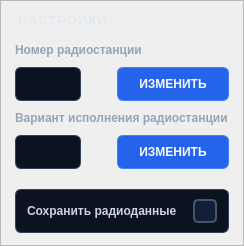
         <widget class="QFrame" name="frameSettings">
          <property name="sizePolicy">
           <sizepolicy hsizetype="Preferred" vsizetype="Expanding">
            <horstretch>0</horstretch>
            <verstretch>1</verstretch>
           </sizepolicy>
          </property>
          <property name="minimumSize">
           <size>
            <width>240</width>
            <height>200</height>
           </size>
          </property>
          <property name="maximumSize">
           <size>
            <width>280</width>
            <height>16777215</height>
           </size>
          </property>
          <property name="styleSheet">
           <string notr="true">#frameSettings {
   border-radius: 10px;
   border: 1px solid #1f2a44;
   border-left: 4px solid #3b82f6;
   background-color: #131f3a;
}</string>
          </property>
          <property name="frameShape">
           <enum>QFrame::StyledPanel</enum>
          </property>
          <layout class="QVBoxLayout" name="verticalLayout_settings">
           <property name="spacing">
            <number>10</number>
           </property>
           <property name="leftMargin">
            <number>14</number>
           </property>
           <property name="topMargin">
            <number>12</number>
           </property>
           <property name="rightMargin">
            <number>14</number>
           </property>
           <property name="bottomMargin">
            <number>12</number>
           </property>
           <item>
            <widget class="QLabel" name="labelSettingsTitle">
             <property name="font">
              <font>
               <pointsize>10</pointsize>
               <bold>true</bold>
              </font>
             </property>
             <property name="styleSheet">
              <string notr="true">color: #e2e8f0;
letter-spacing: 1px;
padding-bottom: 4px;
border-bottom: 1px solid #334155;</string>
             </property>
             <property name="text">
              <string>НАСТРОЙКИ</string>
             </property>
            </widget>
           </item>
           <item>
            <widget class="QLabel" name="labelNumCaption">
             <property name="styleSheet">
              <string notr="true">color: #94a3b8;
font-size: 9pt;
font-weight: bold;</string>
             </property>
             <property name="text">
              <string>Номер радиостанции</string>
             </property>
            </widget>
           </item>
           <item>
            <layout class="QHBoxLayout" name="horizontalLayout_editNum">
             <property name="spacing">
              <number>8</number>
             </property>
             <item>
              <widget class="QLineEdit" name="editNum">
               <property name="sizePolicy">
                <sizepolicy hsizetype="Fixed" vsizetype="Fixed">
                 <horstretch>0</horstretch>
                 <verstretch>0</verstretch>
                </sizepolicy>
               </property>
               <property name="minimumSize">
                <size>
                 <width>66</width>
                 <height>34</height>
                </size>
               </property>
               <property name="maximumSize">
                <size>
                 <width>66</width>
                 <height>34</height>
                </size>
               </property>
               <property name="font">
                <font>
                 <family>Consolas</family>
                 <pointsize>10</pointsize>
                 <bold>true</bold>
                </font>
               </property>
               <property name="styleSheet">
                <string notr="true">#editNum {
    background-color: #0b1220;
    color: #4ade80;
    border: 1px solid #334155;
    border-radius: 6px;
    padding: 3px 6px;
}
#editNum:hover { border-color: #475569; }
#editNum:focus { border-color: #3b82f6; }</string>
               </property>
               <property name="maxLength">
                <number>3</number>
               </property>
               <property name="alignment">
                <set>Qt::AlignCenter</set>
               </property>
              </widget>
             </item>
             <item>
              <spacer name="horizontalSpacer_editNum">
               <property name="orientation">
                <enum>Qt::Horizontal</enum>
               </property>
               <property name="sizeHint" stdset="0">
                <size>
                 <width>12</width>
                 <height>20</height>
                </size>
               </property>
              </spacer>
             </item>
             <item>
              <widget class="QPushButton" name="pushButtonEditNum">
               <property name="minimumSize">
                <size>
                 <width>112</width>
                 <height>34</height>
                </size>
               </property>
               <property name="maximumSize">
                <size>
                 <width>112</width>
                 <height>34</height>
                </size>
               </property>
               <property name="font">
                <font>
                 <pointsize>9</pointsize>
                 <bold>true</bold>
                </font>
               </property>
               <property name="toolTip">
                <string>Изменить номер радиостанции</string>
               </property>
               <property name="styleSheet">
                <string notr="true">QPushButton {
    background-color: #2563eb;
    color: #f8fafc;
    border: 1px solid #3b82f6;
    border-radius: 6px;
    padding: 5px 10px;
    font-weight: bold;
}
QPushButton:hover {
    background-color: #3b82f6;
    border-color: #60a5fa;
}
QPushButton:pressed { background-color: #1d4ed8; }</string>
               </property>
               <property name="text">
                <string>ИЗМЕНИТЬ</string>
               </property>
               <property name="icon">
                <iconset resource="res.qrc">
                 <normaloff>:/edit.png</normaloff>:/edit.png</iconset>
               </property>
               <property name="iconSize">
                <size>
                 <width>14</width>
                 <height>14</height>
                </size>
               </property>
               <property name="flat">
                <bool>false</bool>
               </property>
              </widget>
             </item>
            </layout>
           </item>
           <item>
            <widget class="QLabel" name="labelVarCaption">
             <property name="styleSheet">
              <string notr="true">color: #94a3b8;
font-size: 9pt;
font-weight: bold;</string>
             </property>
             <property name="text">
              <string>Вариант исполнения радиостанции</string>
             </property>
            </widget>
           </item>
           <item>
            <layout class="QHBoxLayout" name="horizontalLayout_editVar">
             <property name="spacing">
              <number>8</number>
             </property>
             <item>
              <widget class="QLineEdit" name="editVar">
               <property name="sizePolicy">
                <sizepolicy hsizetype="Fixed" vsizetype="Fixed">
                 <horstretch>0</horstretch>
                 <verstretch>0</verstretch>
                </sizepolicy>
               </property>
               <property name="minimumSize">
                <size>
                 <width>66</width>
                 <height>34</height>
                </size>
               </property>
               <property name="maximumSize">
                <size>
                 <width>66</width>
                 <height>34</height>
                </size>
               </property>
               <property name="font">
                <font>
                 <family>Consolas</family>
                 <pointsize>10</pointsize>
                 <bold>true</bold>
                </font>
               </property>
               <property name="styleSheet">
                <string notr="true">#editVar {
    background-color: #0b1220;
    color: #4ade80;
    border: 1px solid #334155;
    border-radius: 6px;
    padding: 3px 6px;
}
#editVar:hover { border-color: #475569; }
#editVar:focus { border-color: #3b82f6; }</string>
               </property>
               <property name="maxLength">
                <number>3</number>
               </property>
               <property name="alignment">
                <set>Qt::AlignCenter</set>
               </property>
              </widget>
             </item>
             <item>
              <spacer name="horizontalSpacer_editVar">
               <property name="orientation">
                <enum>Qt::Horizontal</enum>
               </property>
               <property name="sizeHint" stdset="0">
                <size>
                 <width>12</width>
                 <height>20</height>
                </size>
               </property>
              </spacer>
             </item>
             <item>
              <widget class="QPushButton" name="pushButtonEditVar">
               <property name="minimumSize">
                <size>
                 <width>112</width>
                 <height>34</height>
                </size>
               </property>
               <property name="maximumSize">
                <size>
                 <width>112</width>
                 <height>34</height>
                </size>
               </property>
               <property name="font">
                <font>
                 <pointsize>9</pointsize>
                 <bold>true</bold>
                </font>
               </property>
               <property name="toolTip">
                <string>Изменить вариант исполнения</string>
               </property>
               <property name="styleSheet">
                <string notr="true">QPushButton {
    background-color: #2563eb;
    color: #f8fafc;
    border: 1px solid #3b82f6;
    border-radius: 6px;
    padding: 5px 10px;
    font-weight: bold;
}
QPushButton:hover {
    background-color: #3b82f6;
    border-color: #60a5fa;
}
QPushButton:pressed { background-color: #1d4ed8; }</string>
               </property>
               <property name="text">
                <string>ИЗМЕНИТЬ</string>
               </property>
               <property name="icon">
                <iconset resource="res.qrc">
                 <normaloff>:/edit.png</normaloff>:/edit.png</iconset>
               </property>
               <property name="iconSize">
                <size>
                 <width>14</width>
                 <height>14</height>
                </size>
               </property>
               <property name="flat">
                <bool>false</bool>
               </property>
              </widget>
             </item>
            </layout>
           </item>
           <item>
            <spacer name="verticalSpacer_settings">
             <property name="orientation">
              <enum>Qt::Vertical</enum>
             </property>
             <property name="sizeHint" stdset="0">
              <size>
               <width>20</width>
               <height>10</height>
              </size>
             </property>
            </spacer>
           </item>
           <item>
            <widget class="QFrame" name="frameSaveRD">
             <property name="styleSheet">
              <string notr="true">#frameSaveRD {
    background-color: #0b1220;
    border: 1px solid #334155;
    border-radius: 6px;
    padding: 3px;
}</string>
             </property>
             <property name="frameShape">
              <enum>QFrame::StyledPanel</enum>
             </property>
             <layout class="QHBoxLayout" name="horizontalLayout_checkSaveRD">
              <property name="leftMargin">
               <number>8</number>
              </property>
              <property name="topMargin">
               <number>6</number>
              </property>
              <property name="rightMargin">
               <number>8</number>
              </property>
              <property name="bottomMargin">
               <number>6</number>
              </property>
              <item>
               <widget class="QLabel" name="labelSaveRDCaption">
                <property name="styleSheet">
                 <string notr="true">color: #cbd5e1;
font-size: 9pt;
font-weight: bold;</string>
                </property>
                <property name="text">
                 <string>Сохранить радиоданные</string>
                </property>
               </widget>
              </item>
              <item>
               <spacer name="horizontalSpacer_saveRD">
                <property name="orientation">
                 <enum>Qt::Horizontal</enum>
                </property>
                <property name="sizeHint" stdset="0">
                 <size>
                  <width>10</width>
                  <height>20</height>
                 </size>
                </property>
               </spacer>
              </item>
              <item>
               <widget class="QCheckBox" name="checkSaveRD">
                <property name="styleSheet">
                 <string notr="true">QCheckBox { spacing: 0; }
QCheckBox::indicator {
    width: 20px;
    height: 20px;
    border: 1.5px solid #475569;
    border-radius: 5px;
    background-color: #131f3a;
}
QCheckBox::indicator:hover { border-color: #3b82f6; }
QCheckBox::indicator:checked {
    border-color: #3b82f6;
    background-color: #2563eb;
    image: url(:/ok.png);
}</string>
                </property>
                <property name="text">
                 <string/>
                </property>
               </widget>
              </item>
             </layout>
            </widget>
           </item>
          </layout>
         </widget>
